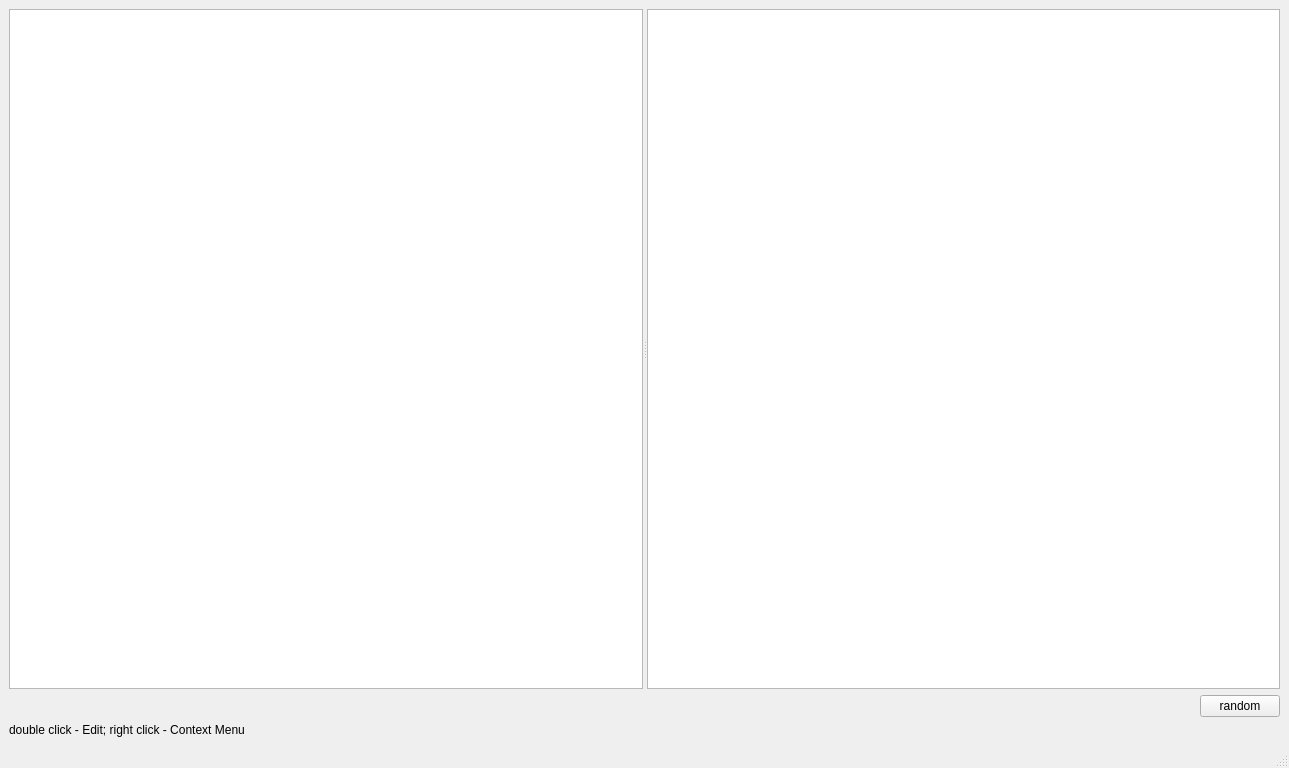
<?xml version="1.0" encoding="UTF-8"?>
<ui version="4.0">
 <class>MainWindow</class>
 <widget class="QMainWindow" name="MainWindow">
  <property name="geometry">
   <rect>
    <x>0</x>
    <y>0</y>
    <width>1289</width>
    <height>768</height>
   </rect>
  </property>
  <property name="windowTitle">
   <string>MainWindow</string>
  </property>
  <widget class="QWidget" name="centralwidget">
   <layout class="QVBoxLayout" name="verticalLayout">
    <item>
     <widget class="QSplitter" name="splitter">
      <property name="sizePolicy">
       <sizepolicy hsizetype="Expanding" vsizetype="Expanding">
        <horstretch>0</horstretch>
        <verstretch>0</verstretch>
       </sizepolicy>
      </property>
      <property name="orientation">
       <enum>Qt::Horizontal</enum>
      </property>
      <property name="opaqueResize">
       <bool>true</bool>
      </property>
      <property name="childrenCollapsible">
       <bool>false</bool>
      </property>
      <widget class="QTableView" name="tableView">
       <property name="enabled">
        <bool>true</bool>
       </property>
       <property name="contextMenuPolicy">
        <enum>Qt::CustomContextMenu</enum>
       </property>
      </widget>
      <widget class="QListWidget" name="listWidget">
       <property name="minimumSize">
        <size>
         <width>0</width>
         <height>0</height>
        </size>
       </property>
      </widget>
     </widget>
    </item>
    <item>
     <layout class="QHBoxLayout" name="horizontalLayout_2">
      <item>
       <spacer name="horizontalSpacer">
        <property name="orientation">
         <enum>Qt::Horizontal</enum>
        </property>
        <property name="sizeHint" stdset="0">
         <size>
          <width>40</width>
          <height>20</height>
         </size>
        </property>
       </spacer>
      </item>
      <item>
       <widget class="QPushButton" name="pb_random">
        <property name="sizePolicy">
         <sizepolicy hsizetype="Minimum" vsizetype="Minimum">
          <horstretch>0</horstretch>
          <verstretch>0</verstretch>
         </sizepolicy>
        </property>
        <property name="text">
         <string>random</string>
        </property>
       </widget>
      </item>
     </layout>
    </item>
    <item>
     <widget class="QLabel" name="label">
      <property name="text">
       <string>double click - Edit; right click - Context Menu</string>
      </property>
     </widget>
    </item>
   </layout>
  </widget>
  <widget class="QMenuBar" name="menubar">
   <property name="geometry">
    <rect>
     <x>0</x>
     <y>0</y>
     <width>1289</width>
     <height>21</height>
    </rect>
   </property>
  </widget>
  <widget class="QStatusBar" name="statusbar"/>
 </widget>
 <resources/>
 <connections/>
</ui>
